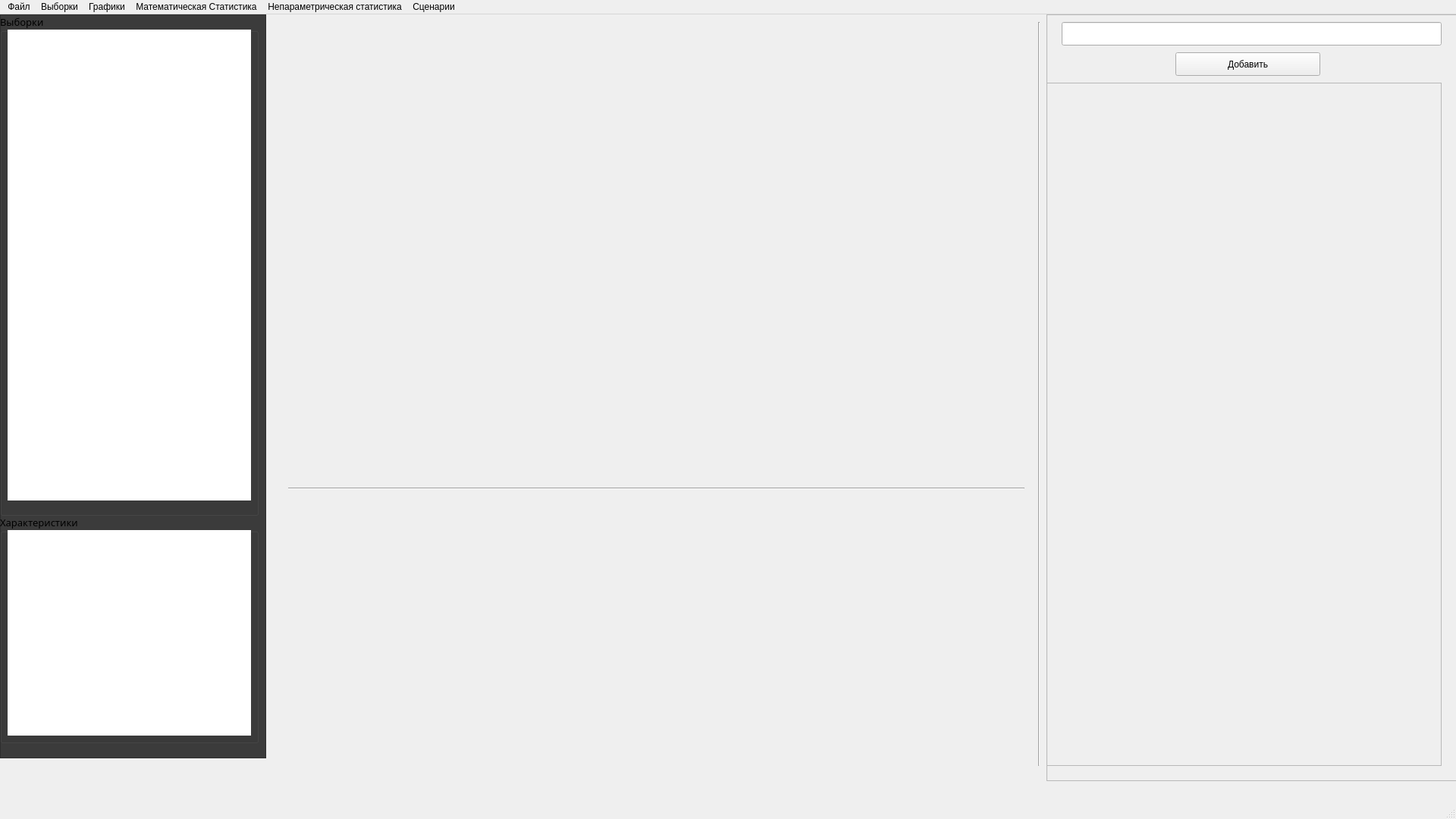
<?xml version="1.0" encoding="UTF-8"?>
<ui version="4.0">
 <class>MainWindow</class>
 <widget class="QMainWindow" name="MainWindow">
  <property name="geometry">
   <rect>
    <x>0</x>
    <y>0</y>
    <width>1920</width>
    <height>1080</height>
   </rect>
  </property>
  <property name="windowTitle">
   <string>MainWindow</string>
  </property>
  <widget class="QWidget" name="centralwidget">
   <widget class="QCustomPlot" name="plot" native="true">
    <property name="geometry">
     <rect>
      <x>380</x>
      <y>0</y>
      <width>971</width>
      <height>611</height>
     </rect>
    </property>
   </widget>
   <widget class="QFrame" name="leftbar">
    <property name="geometry">
     <rect>
      <x>0</x>
      <y>0</y>
      <width>351</width>
      <height>981</height>
     </rect>
    </property>
    <property name="maximumSize">
     <size>
      <width>351</width>
      <height>16777215</height>
     </size>
    </property>
    <property name="styleSheet">
     <string notr="true">QFrame#leftbar {
	background-color: #3b3b3b;
	-qt-background-role: palette(shadow);
}</string>
    </property>
    <property name="frameShape">
     <enum>QFrame::StyledPanel</enum>
    </property>
    <property name="frameShadow">
     <enum>QFrame::Raised</enum>
    </property>
    <widget class="QGroupBox" name="samplegroup">
     <property name="geometry">
      <rect>
       <x>0</x>
       <y>0</y>
       <width>341</width>
       <height>661</height>
      </rect>
     </property>
     <property name="font">
      <font>
       <family>Calibri Light</family>
       <pointsize>10</pointsize>
      </font>
     </property>
     <property name="styleSheet">
      <string notr="true">qproperty-alignment: AlignCenter;
</string>
     </property>
     <property name="title">
      <string>Выборки</string>
     </property>
     <widget class="QTableWidget" name="sample_table">
      <property name="geometry">
       <rect>
        <x>10</x>
        <y>20</y>
        <width>321</width>
        <height>621</height>
       </rect>
      </property>
      <property name="styleSheet">
       <string notr="true">border: none</string>
      </property>
      <property name="rowCount">
       <number>0</number>
      </property>
      <property name="columnCount">
       <number>0</number>
      </property>
     </widget>
    </widget>
    <widget class="QGroupBox" name="charactgroup">
     <property name="geometry">
      <rect>
       <x>0</x>
       <y>660</y>
       <width>341</width>
       <height>301</height>
      </rect>
     </property>
     <property name="font">
      <font>
       <family>Calibri Light</family>
       <pointsize>10</pointsize>
      </font>
     </property>
     <property name="styleSheet">
      <string notr="true">qproperty-alignment: AlignCenter;
</string>
     </property>
     <property name="title">
      <string>Характеристики</string>
     </property>
     <widget class="QTableWidget" name="charact_table">
      <property name="geometry">
       <rect>
        <x>10</x>
        <y>20</y>
        <width>321</width>
        <height>271</height>
       </rect>
      </property>
      <property name="styleSheet">
       <string notr="true">border: none</string>
      </property>
      <property name="rowCount">
       <number>0</number>
      </property>
      <property name="columnCount">
       <number>0</number>
      </property>
      <attribute name="horizontalHeaderVisible">
       <bool>false</bool>
      </attribute>
      <attribute name="horizontalHeaderCascadingSectionResizes">
       <bool>true</bool>
      </attribute>
      <attribute name="verticalHeaderVisible">
       <bool>false</bool>
      </attribute>
      <attribute name="verticalHeaderCascadingSectionResizes">
       <bool>true</bool>
      </attribute>
     </widget>
    </widget>
   </widget>
   <widget class="QFrame" name="rightbar">
    <property name="geometry">
     <rect>
      <x>1380</x>
      <y>0</y>
      <width>551</width>
      <height>1011</height>
     </rect>
    </property>
    <property name="maximumSize">
     <size>
      <width>16777215</width>
      <height>16777215</height>
     </size>
    </property>
    <property name="frameShape">
     <enum>QFrame::StyledPanel</enum>
    </property>
    <property name="frameShadow">
     <enum>QFrame::Raised</enum>
    </property>
    <widget class="QLineEdit" name="criterial_name_line">
     <property name="geometry">
      <rect>
       <x>20</x>
       <y>10</y>
       <width>501</width>
       <height>31</height>
      </rect>
     </property>
    </widget>
    <widget class="QPushButton" name="add_criterial_btn">
     <property name="geometry">
      <rect>
       <x>170</x>
       <y>50</y>
       <width>191</width>
       <height>31</height>
      </rect>
     </property>
     <property name="text">
      <string>Добавить</string>
     </property>
    </widget>
    <widget class="QScrollArea" name="scrollArea_rightbar">
     <property name="geometry">
      <rect>
       <x>0</x>
       <y>90</y>
       <width>521</width>
       <height>901</height>
      </rect>
     </property>
     <property name="styleSheet">
      <string notr="true"/>
     </property>
     <property name="widgetResizable">
      <bool>true</bool>
     </property>
     <widget class="QWidget" name="scrollAreaWidgetContents">
      <property name="geometry">
       <rect>
        <x>0</x>
        <y>0</y>
        <width>519</width>
        <height>899</height>
       </rect>
      </property>
     </widget>
    </widget>
   </widget>
   <widget class="Line" name="line">
    <property name="geometry">
     <rect>
      <x>1360</x>
      <y>10</y>
      <width>20</width>
      <height>981</height>
     </rect>
    </property>
    <property name="orientation">
     <enum>Qt::Vertical</enum>
    </property>
   </widget>
   <widget class="Line" name="line_2">
    <property name="geometry">
     <rect>
      <x>380</x>
      <y>610</y>
      <width>971</width>
      <height>31</height>
     </rect>
    </property>
    <property name="styleSheet">
     <string notr="true"/>
    </property>
    <property name="orientation">
     <enum>Qt::Horizontal</enum>
    </property>
   </widget>
  </widget>
  <widget class="QMenuBar" name="menubar">
   <property name="geometry">
    <rect>
     <x>0</x>
     <y>0</y>
     <width>1920</width>
     <height>26</height>
    </rect>
   </property>
   <widget class="QMenu" name="menu">
    <property name="title">
     <string>Файл</string>
    </property>
   </widget>
   <widget class="QMenu" name="menu_2">
    <property name="title">
     <string>Выборки</string>
    </property>
    <addaction name="add_sample"/>
    <addaction name="generate_sample"/>
    <addaction name="create_sample"/>
   </widget>
   <widget class="QMenu" name="graphics_menu">
    <property name="title">
     <string>Графики</string>
    </property>
    <addaction name="add_graphics"/>
   </widget>
   <widget class="QMenu" name="menu_4">
    <property name="title">
     <string>Математическая Статистика</string>
    </property>
   </widget>
   <widget class="QMenu" name="menu_5">
    <property name="title">
     <string>Непараметрическая статистика</string>
    </property>
   </widget>
   <widget class="QMenu" name="menu_6">
    <property name="title">
     <string>Сценарии</string>
    </property>
    <widget class="QMenu" name="menu_7">
     <property name="title">
      <string>Знаковый критерий сдвига Уилкоксона</string>
     </property>
    </widget>
    <addaction name="menu_7"/>
   </widget>
   <addaction name="menu"/>
   <addaction name="menu_2"/>
   <addaction name="graphics_menu"/>
   <addaction name="menu_4"/>
   <addaction name="menu_5"/>
   <addaction name="menu_6"/>
  </widget>
  <widget class="QStatusBar" name="statusbar">
   <property name="enabled">
    <bool>true</bool>
   </property>
  </widget>
  <action name="add_sample">
   <property name="text">
    <string>Добавить</string>
   </property>
  </action>
  <action name="generate_sample">
   <property name="text">
    <string>Сгенерировать</string>
   </property>
  </action>
  <action name="create_sample">
   <property name="text">
    <string>Создать</string>
   </property>
  </action>
  <action name="add_graphics">
   <property name="text">
    <string>Добавить</string>
   </property>
  </action>
 </widget>
 <customwidgets>
  <customwidget>
   <class>QCustomPlot</class>
   <extends>QWidget</extends>
   <header>qcustomplot/qcustomplot.h</header>
   <container>1</container>
  </customwidget>
 </customwidgets>
 <resources/>
 <connections/>
</ui>
